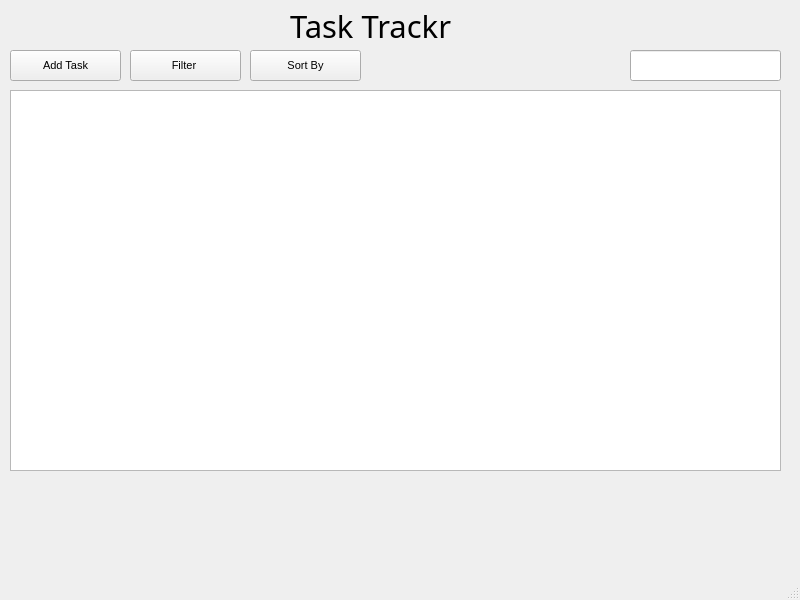
<?xml version="1.0" encoding="UTF-8"?>
<ui version="4.0">
 <class>MainWindow</class>
 <widget class="QMainWindow" name="MainWindow">
  <property name="geometry">
   <rect>
    <x>0</x>
    <y>0</y>
    <width>800</width>
    <height>600</height>
   </rect>
  </property>
  <property name="font">
   <font>
    <pointsize>8</pointsize>
   </font>
  </property>
  <property name="windowTitle">
   <string>Task Trackr</string>
  </property>
  <widget class="QWidget" name="centralwidget">
   <widget class="QPushButton" name="AddTaskPushButton">
    <property name="geometry">
     <rect>
      <x>10</x>
      <y>50</y>
      <width>111</width>
      <height>31</height>
     </rect>
    </property>
    <property name="text">
     <string>Add Task</string>
    </property>
   </widget>
   <widget class="QListView" name="TaskListView">
    <property name="geometry">
     <rect>
      <x>10</x>
      <y>90</y>
      <width>771</width>
      <height>381</height>
     </rect>
    </property>
   </widget>
   <widget class="QLabel" name="TaskTrackrlabel">
    <property name="geometry">
     <rect>
      <x>290</x>
      <y>10</y>
      <width>261</width>
      <height>31</height>
     </rect>
    </property>
    <property name="font">
     <font>
      <family>Modern No. 20</family>
      <pointsize>23</pointsize>
     </font>
    </property>
    <property name="text">
     <string>Task Trackr</string>
    </property>
   </widget>
   <widget class="QPushButton" name="filterButton">
    <property name="geometry">
     <rect>
      <x>130</x>
      <y>50</y>
      <width>111</width>
      <height>31</height>
     </rect>
    </property>
    <property name="text">
     <string>Filter </string>
    </property>
   </widget>
   <widget class="QPushButton" name="sortButton">
    <property name="geometry">
     <rect>
      <x>250</x>
      <y>50</y>
      <width>111</width>
      <height>31</height>
     </rect>
    </property>
    <property name="text">
     <string>Sort By</string>
    </property>
   </widget>
   <widget class="QLineEdit" name="searchBar">
    <property name="geometry">
     <rect>
      <x>630</x>
      <y>50</y>
      <width>151</width>
      <height>31</height>
     </rect>
    </property>
   </widget>
  </widget>
  <widget class="QMenuBar" name="menubar">
   <property name="geometry">
    <rect>
     <x>0</x>
     <y>0</y>
     <width>800</width>
     <height>18</height>
    </rect>
   </property>
  </widget>
  <widget class="QStatusBar" name="statusbar"/>
 </widget>
 <resources/>
 <connections/>
</ui>
